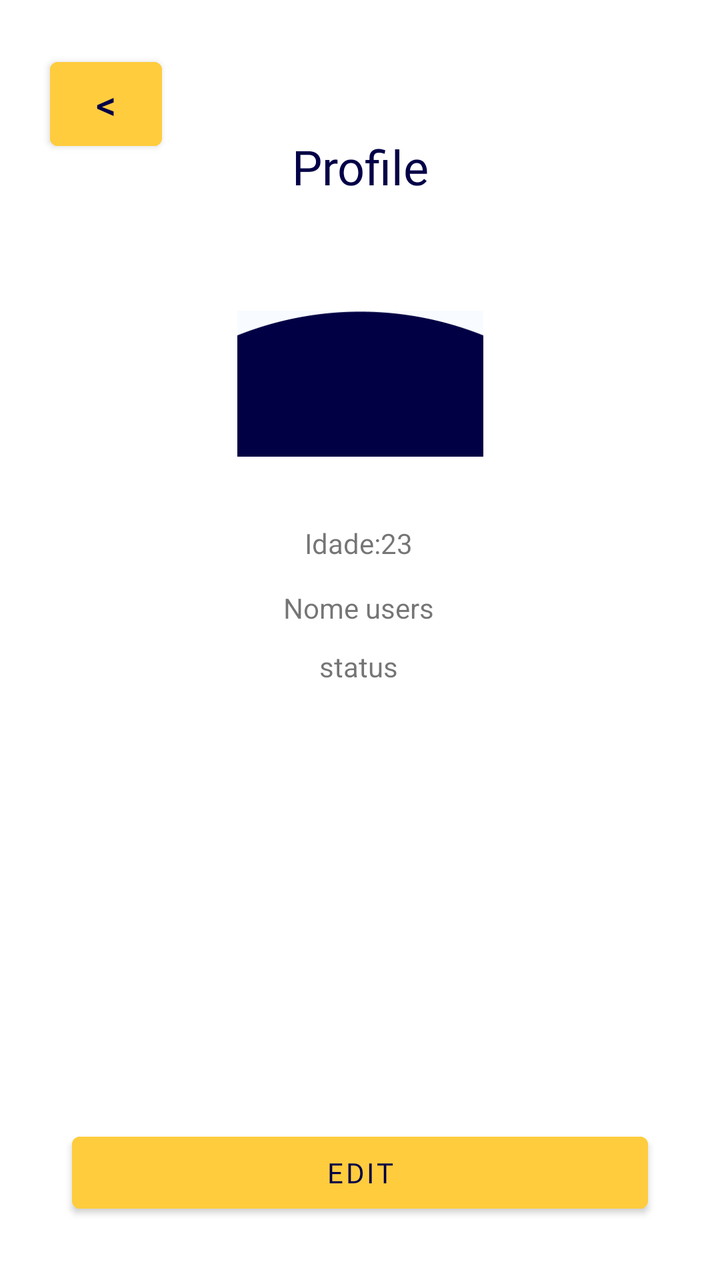
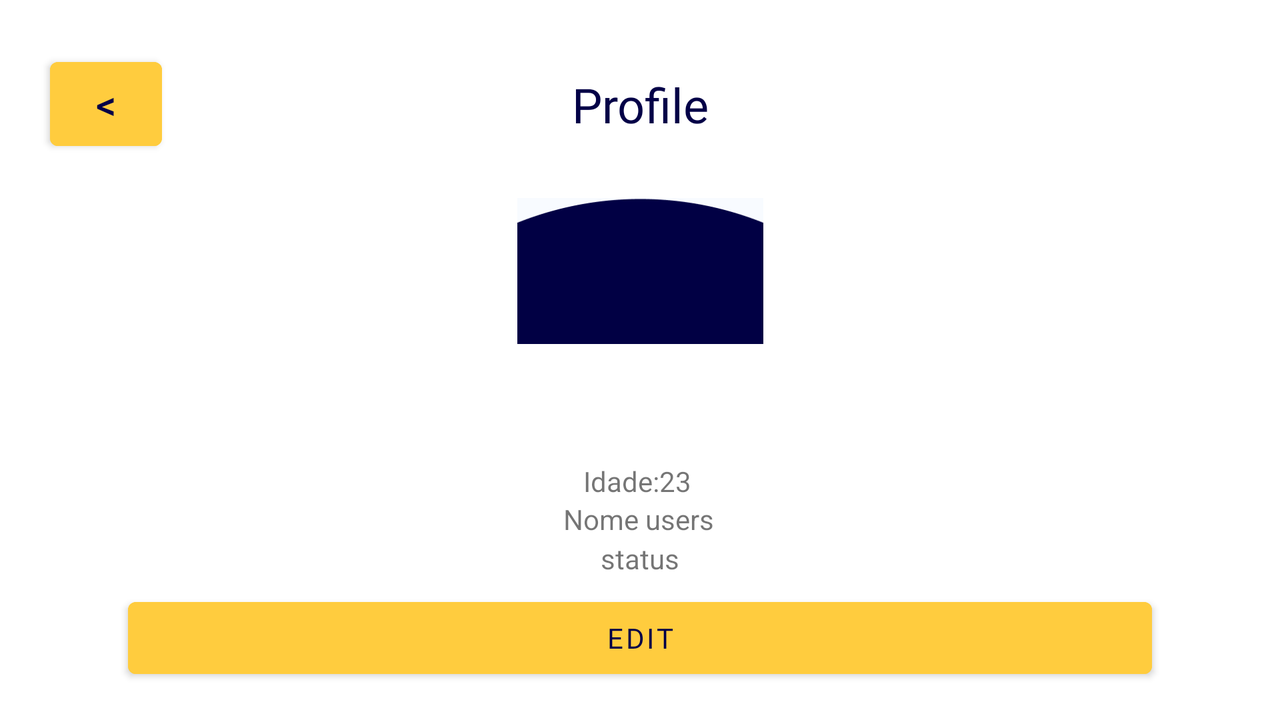

One screen, two layout resources from the same app: the default and the repository's alternative for another configuration. Each is rendered where Android would select it; the XML of both is given below.
<!-- AndroidManifest.xml: application theme Theme.MyApplication -->
<!-- res/layout/extra_profile.xml -->
<?xml version="1.0" encoding="utf-8"?>
<androidx.constraintlayout.widget.ConstraintLayout xmlns:android="http://schemas.android.com/apk/res/android"
    xmlns:app="http://schemas.android.com/apk/res-auto"
    xmlns:tools="http://schemas.android.com/tools"
    android:layout_width="match_parent"
    android:layout_height="match_parent"
    tools:context=".ui.home.HomeFragment">
    <Button
        android:id="@+id/button2"
        android:layout_width="56dp"
        android:layout_height="54dp"
        android:layout_marginStart="25dp"
        android:layout_marginTop="25dp"
        android:backgroundTint="#FFCC3E"
        android:text="@string/button_back"
        android:textColor="#030047"
        android:textSize="20sp"
        app:layout_constraintStart_toStartOf="parent"
        app:layout_constraintTop_toTopOf="parent" />
    <TextView
        android:id="@+id/textView2"
        android:layout_width="0dp"
        android:layout_height="wrap_content"
        app:layout_constraintHorizontal_bias="0.5"
        app:layout_constraintVertical_bias="0.11"
        app:layout_constraintWidth_percent="0.8"
        android:fontFamily="@font/roboto_black"
        android:gravity="center"
        android:text="@string/profile"
        android:textColor="#030047"
        app:layout_constraintBottom_toBottomOf="parent"
        app:layout_constraintEnd_toEndOf="parent"
        app:layout_constraintStart_toStartOf="parent"
        app:layout_constraintTop_toTopOf="parent"
        tools:textSize="24sp" />
    <TextView
        android:id="@+id/text_home"
        android:layout_width="match_parent"
        android:layout_height="wrap_content"
        android:layout_marginStart="8dp"
        android:layout_marginTop="8dp"
        android:layout_marginEnd="8dp"
        android:textAlignment="center"
        android:textSize="20sp"
        app:layout_constraintBottom_toBottomOf="parent"
        app:layout_constraintEnd_toEndOf="parent"
        app:layout_constraintStart_toStartOf="parent"
        app:layout_constraintTop_toTopOf="parent" />

    <Button
        android:id="@+id/button3"
        android:layout_width="0dp"
        android:layout_height="wrap_content"
        app:layout_constraintHorizontal_bias="0.5"
        app:layout_constraintVertical_bias="0.95"
        app:layout_constraintWidth_percent="0.8"
        android:backgroundTint="#FFCC3E"
        android:fontFamily="@font/poppins"
        android:text="@string/edit"
        android:textColor="#030047"
        app:layout_constraintBottom_toBottomOf="parent"
        app:layout_constraintEnd_toEndOf="parent"
        app:layout_constraintStart_toStartOf="parent"
        app:layout_constraintTop_toTopOf="parent" />

    <ImageView
        android:id="@+id/imageView3"
        android:layout_width="123dp"
        android:layout_height="167dp"
        app:layout_constraintBottom_toBottomOf="parent"
        app:layout_constraintEnd_toEndOf="parent"
        app:layout_constraintStart_toStartOf="parent"
        app:layout_constraintTop_toTopOf="@+id/textView2"
        app:layout_constraintVertical_bias="0.102"
        app:layout_constraintWidth_percent="0.8"
        app:srcCompat="@drawable/img" />

    <TextView
        android:id="@+id/textView"
        android:layout_width="wrap_content"
        android:layout_height="wrap_content"
        android:text="Idade:23"
        app:layout_constraintBottom_toBottomOf="parent"
        app:layout_constraintHorizontal_bias="0.498"
        app:layout_constraintVertical_bias="0.3"
        app:layout_constraintEnd_toEndOf="parent"
        app:layout_constraintStart_toStartOf="parent"
        app:layout_constraintTop_toTopOf="@+id/imageView3"
        app:layout_constraintWidth_percent="0.8" />

    <TextView
        android:id="@+id/textView5"
        android:layout_width="wrap_content"
        android:layout_height="wrap_content"
        android:text="Nome users"
        app:layout_constraintBottom_toBottomOf="parent"
        app:layout_constraintHorizontal_bias="0.498"
        app:layout_constraintVertical_bias="0.09"
        app:layout_constraintEnd_toEndOf="parent"
        app:layout_constraintStart_toStartOf="parent"
        app:layout_constraintTop_toTopOf="@+id/textView"
        app:layout_constraintWidth_percent="0.8" />
    <TextView
        android:id="@+id/textView6"
        android:layout_width="wrap_content"
        android:layout_height="wrap_content"
        android:text="status"
        app:layout_constraintBottom_toBottomOf="parent"
        app:layout_constraintHorizontal_bias="0.498"
        app:layout_constraintVertical_bias="0.09"
        app:layout_constraintEnd_toEndOf="parent"
        app:layout_constraintStart_toStartOf="parent"
        app:layout_constraintTop_toTopOf="@+id/textView5"
        app:layout_constraintWidth_percent="0.8" />

</androidx.constraintlayout.widget.ConstraintLayout>
<!-- resources referenced by this layout -->
<resources>
  <!-- drawable img: png bitmap (drawable, 1551 bytes) -->
  <string name="button_back" translatable="false">&lt;</string>
  <string name="edit">Edit</string>
  <string name="profile">Profile</string>
  <style name="Theme.MyApplication" parent="Theme.MaterialComponents.DayNight.DarkActionBar">
          
          <item name="colorPrimary">@color/purple_500</item>
          <item name="colorPrimaryVariant">@color/purple_700</item>
          <item name="colorOnPrimary">@color/white</item>
          
          <item name="colorSecondary">@color/teal_200</item>
          <item name="colorSecondaryVariant">@color/teal_700</item>
          <item name="colorOnSecondary">@color/black</item>
          
          <item name="android:statusBarColor">?attr/colorPrimaryVariant</item>
          
      </style>
  <color name="purple_500">#FF6200EE</color>
  <color name="purple_700">#FF3700B3</color>
  <color name="white">#FFFFFFFF</color>
  <color name="teal_200">#FF03DAC5</color>
  <color name="teal_700">#FF018786</color>
  <color name="black">#FF000000</color>
</resources>
<!-- res/layout-land/extra_profile.xml (the repository's variant of the layout above) -->
<!-- drawn on the phone turned sideways -->
<?xml version="1.0" encoding="utf-8"?>
<androidx.constraintlayout.widget.ConstraintLayout xmlns:android="http://schemas.android.com/apk/res/android"
    xmlns:app="http://schemas.android.com/apk/res-auto"
    xmlns:tools="http://schemas.android.com/tools"
    android:layout_width="match_parent"
    android:layout_height="match_parent"
    tools:context=".ui.home.HomeFragment">
    <Button
        android:id="@+id/button2"
        android:layout_width="56dp"
        android:layout_height="54dp"
        android:layout_marginStart="25dp"
        android:layout_marginTop="25dp"
        android:backgroundTint="#FFCC3E"
        android:text="@string/button_back"
        android:textColor="#030047"
        android:textSize="20sp"
        app:layout_constraintStart_toStartOf="parent"
        app:layout_constraintTop_toTopOf="parent" />
    <TextView
        android:id="@+id/textView2"
        android:layout_width="0dp"
        android:layout_height="wrap_content"
        app:layout_constraintHorizontal_bias="0.5"
        app:layout_constraintVertical_bias="0.11"
        app:layout_constraintWidth_percent="0.8"
        android:fontFamily="@font/roboto_black"
        android:gravity="center"
        android:text="@string/profile"
        android:textColor="#030047"
        app:layout_constraintBottom_toBottomOf="parent"
        app:layout_constraintEnd_toEndOf="parent"
        app:layout_constraintStart_toStartOf="parent"
        app:layout_constraintTop_toTopOf="parent"
        tools:textSize="24sp" />
    <TextView
        android:id="@+id/text_home"
        android:layout_width="match_parent"
        android:layout_height="wrap_content"
        android:layout_marginStart="8dp"
        android:layout_marginTop="8dp"
        android:layout_marginEnd="8dp"
        android:textAlignment="center"
        android:textSize="20sp"
        app:layout_constraintBottom_toBottomOf="parent"
        app:layout_constraintEnd_toEndOf="parent"
        app:layout_constraintStart_toStartOf="parent"
        app:layout_constraintTop_toTopOf="parent" />

    <Button
        android:id="@+id/button3"
        android:layout_width="0dp"
        android:layout_height="wrap_content"
        android:backgroundTint="#FFCC3E"
        android:fontFamily="@font/poppins"
        android:text="@string/edit"
        android:textColor="#030047"
        app:layout_constraintBottom_toBottomOf="parent"
        app:layout_constraintEnd_toEndOf="parent"
        app:layout_constraintStart_toStartOf="parent"
        app:layout_constraintTop_toBottomOf="@+id/text_home"
        app:layout_constraintVertical_bias="0.85"
        app:layout_constraintWidth_percent="0.8" />

    <ImageView
        android:id="@+id/imageView3"
        android:layout_width="123dp"
        android:layout_height="167dp"
        app:layout_constraintBottom_toBottomOf="parent"
        app:layout_constraintEnd_toEndOf="parent"
        app:layout_constraintStart_toStartOf="parent"
        app:layout_constraintTop_toTopOf="@+id/textView2"
        app:layout_constraintVertical_bias="0.102"
        app:layout_constraintWidth_percent="0.8"
        app:srcCompat="@drawable/img" />

    <TextView
        android:id="@+id/textView"
        android:layout_width="wrap_content"
        android:layout_height="wrap_content"
        android:layout_marginTop="8dp"
        android:text="Idade:23"
        app:layout_constraintBottom_toBottomOf="parent"
        app:layout_constraintEnd_toEndOf="parent"
        app:layout_constraintHorizontal_bias="0.498"
        app:layout_constraintStart_toStartOf="parent"
        app:layout_constraintTop_toBottomOf="@+id/imageView3"
        app:layout_constraintVertical_bias="0.034"
        app:layout_constraintWidth_percent="0.8" />

    <TextView
        android:id="@+id/textView5"
        android:layout_width="wrap_content"
        android:layout_height="wrap_content"
        android:text="Nome users"
        app:layout_constraintBottom_toBottomOf="parent"
        app:layout_constraintEnd_toEndOf="parent"
        app:layout_constraintHorizontal_bias="0.499"
        app:layout_constraintStart_toStartOf="parent"
        app:layout_constraintTop_toTopOf="@+id/textView"
        app:layout_constraintVertical_bias="0.173"
        app:layout_constraintWidth_percent="0.8" />

    <TextView
        android:id="@+id/textView6"
        android:layout_width="wrap_content"
        android:layout_height="wrap_content"
        android:text="status"
        app:layout_constraintBottom_toBottomOf="parent"
        app:layout_constraintEnd_toEndOf="parent"
        app:layout_constraintStart_toStartOf="parent"
        app:layout_constraintTop_toTopOf="@+id/textView5"
        app:layout_constraintVertical_bias="0.217"
        app:layout_constraintWidth_percent="0.8" />

</androidx.constraintlayout.widget.ConstraintLayout>
